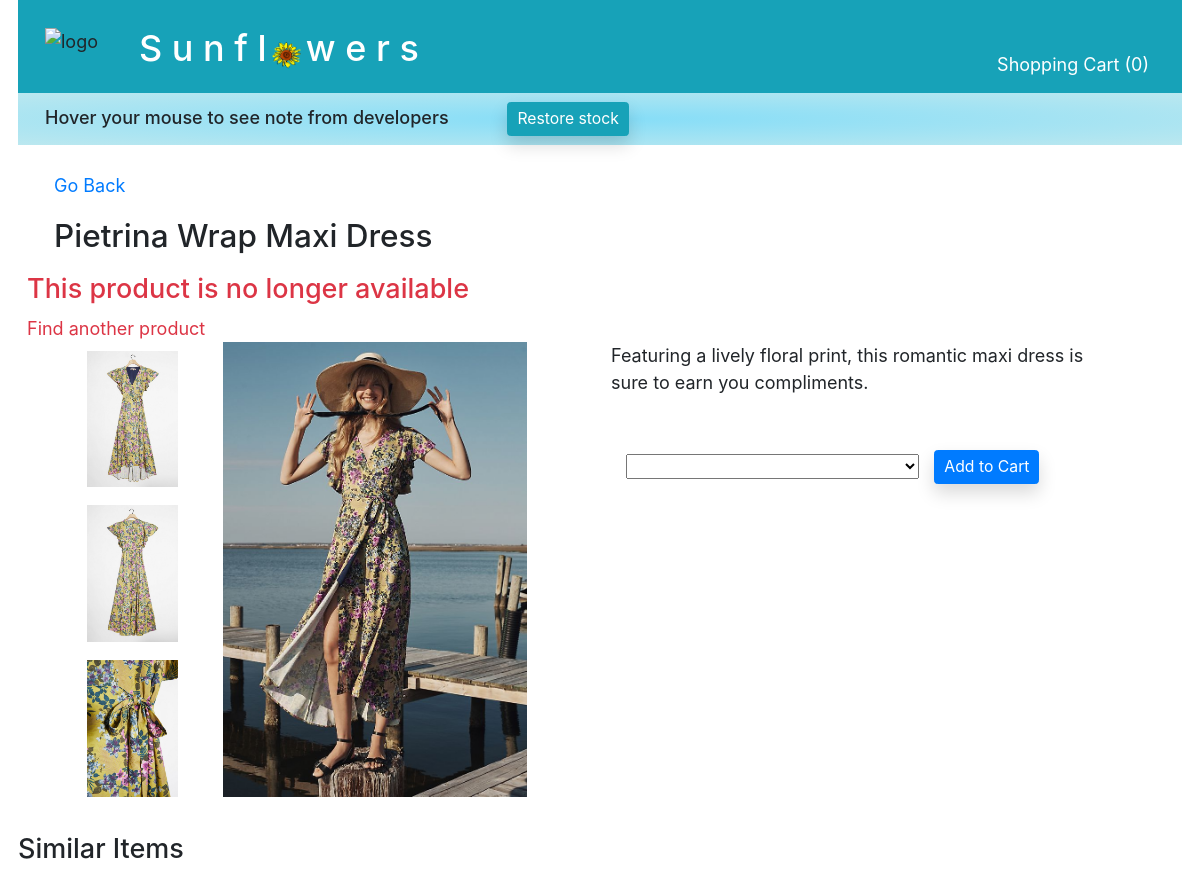
Page /product/category/1/item/4 on the committed database.
### main/models.py (models this page shows, shortened)
class Product(models.Model):
    name = models.CharField(max_length=255, default="")
    desc= models.TextField(default="")
    quantity_purchased = models.IntegerField(default=0)
    quantity_sold = models.IntegerField(default=0)
    quantity_available = models.IntegerField(default=0)
    temp_quan_avail = models.IntegerField(default=0)
    unit_price=models.DecimalField(max_digits=5, decimal_places=0)
    category = models.ForeignKey(
        Category,
        related_name='products_included',
        on_delete=models.CASCADE
    )
    objects = ClassManager()

class Photo(models.Model):
    img = models.ImageField(upload_to='products', blank=True)
    type_of_photo = models.ForeignKey(
        PhotoType,
        related_name='photos_included',
        on_delete=models.CASCADE
    )
    for_product = models.ForeignKey(
        Product,
        related_name='photos',
        on_delete=models.CASCADE
    )

### main/views.py (the view)
# urls.py: path('product/category/<int:cat_id>/item/<int:product_id>', views.display_product),
def display_product(request, cat_id, product_id ):
    price_1 = Product.objects.get(id=product_id).unit_price
    price_2 = Product.objects.get(id=product_id).unit_price*2
    price_3 = Product.objects.get(id=product_id).unit_price*3
    if "cart_dict" not in request.session:
        request.session["cart_dict"] ={};
        quantity_in_cart = 0
    else:
        quantity_in_cart = 0
        for key in request.session["cart_dict"]:
            quantity_in_cart += request.session["cart_dict"][key]
    context = {
        "this_product": Product.objects.get(id=product_id),
        "this_category": Category.objects.get(id=cat_id),
        "similar_items": Product.objects.filter(category_id=cat_id),
        "price_1": price_1,
        "price_2": price_2,
        "price_3": price_3,
        "product_class": Product,
        "quantity_in_cart": quantity_in_cart,
    }
    print('request.session["cart_dict"]: ', request.session["cart_dict"])
    print("quantity_in_cart: ", quantity_in_cart)
    print("request.POST: ", request.POST)
    return render(request, '_3_shop_prod_info.html', context)

### main/templates/_3_shop_prod_info.html (shortened to what this page needs)
<!DOCTYPE html>
<html lang="en">
<head>
    {% include "_0_head_tags.html" %}
</head>
<body>
    <div id="container">
        {% include "_0_top_nav_bar.html" %}
        <a class="row mx-5 mb-3" href="/product/category/{{ this_category.id }}">Go Back</a>
        <div class="row mx-5 h3 mb-3">{{ this_product.name }}</div>
        {% if this_product.temp_quan_avail < 1 %}
        <h4 class="row ml-4 text-danger">This product is no longer available</h4>
        <a class="row ml-4 text-danger" href="/product/category/{{ this_category.id }}">Find another product</a>
        {% endif %}
        <div class="row mx-3">
            <div class="col-5 mx-5">
                <div class="row">
                    <div class="col-3">
                        {% for photo in this_product.photos.all %}
                        {% if photo.type_of_photo_id == 2 %}
                        <div class="row">
                            <a href="/product/category/{{this_category.id}}/item/{{this_product.id}}/{{photo.id}}"><img class="col my-2" src="{{ photo.img.url }}"></a>
                        </div>
                        {% endif %}
                        {% endfor %}
                    </div>
                    <div class="col">
                        {% for photo in this_product.photos.all %}
                        {% if photo.type_of_photo_id == 1 %}
                        <img class="col-12 mb-2" src="{{ photo.img.url }}">
                        {% endif %}
                        {% endfor %}
                    </div>
                </div>
            </div>
            <div class="col-5">
                <div class="row mb-5">{{this_product.desc}}</div>
                <form class="row" action="/add_to_cart" method="POST">
                    <div class="col-8 offset-0">
                        <select class="col-12 mt-1" name="quantity" id="">
                        </select>
                    </div>
                    <button class=" btn btn-primary btn-sm shadow" >Add to Cart</button>
                </form>
            </div>
        </div>
        <div class="row mx-3 py-2 mt-3 h4">Similar Items</div>
    </div>
</body>
</html>

### main/static/projectStyle.css (style rules this page uses)
* { font-size:1.5vw; }
img { height: auto !important; }

### main/templates/_3_shop_prod_info.html (style rules this page uses)
* { font-size:1.5vw; }
img { height: auto !important; }

### rows in the picture
Product: name "Pietrina Wrap Maxi Dress", desc "Featuring a lively floral print, this romantic maxi dress is sure to earn you compliments."
Photo: img (picture)
Photo: img (picture)
Photo: img (picture)
Photo: img (picture)

### other values in the picture
{{ quantity_in_cart }} "0"
